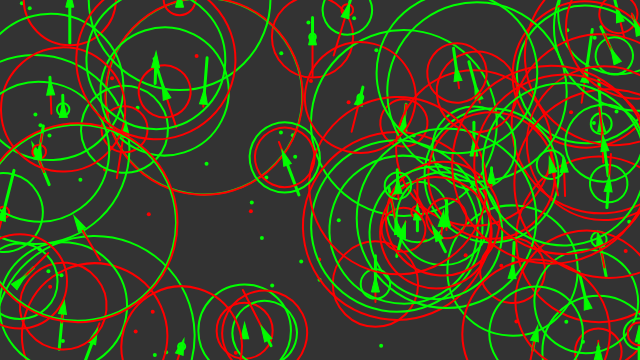
Frame 1 (no input)
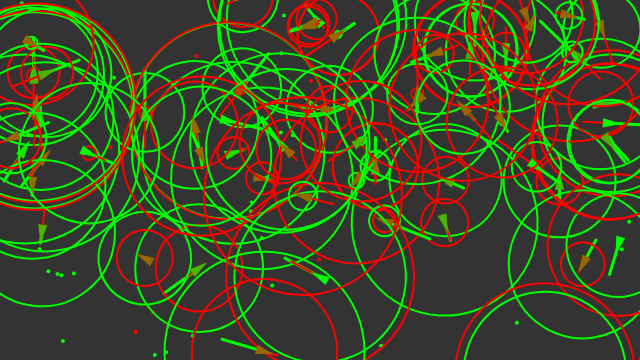
Frame 60 (no input)
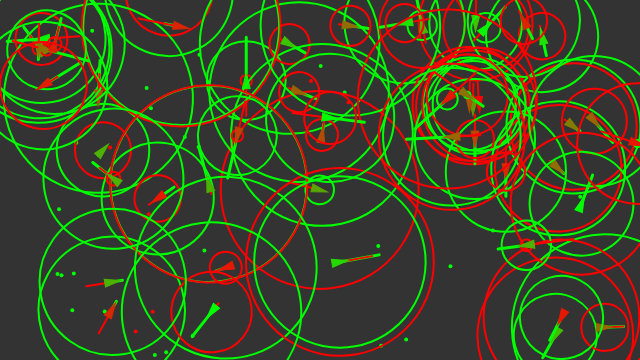
Frame 120 (the mouse pressed at the canvas centre since frame 60)

The p5.js sketch that drew these frames (run headless with seeded random() and noise() and a simulated clock; from frame 60 on, the mouse is pressed at the canvas centre):

// p5.js sketch
// ── sketch.js
let vehicles = [];
let food = [];
let poison = [];

function setup() {
  createCanvas(640, 360);
  for (let i = 0; i < 50; i++) {
    let x = random(width);
    let y = random(height);
    vehicles[i] = new Vehicle(x, y);
  }
  for (let i = 0; i < 40; i++) {
    let x = random(width);
    let y = random(height);
    food.push(createVector(x, y));
  }

  for (let i = 0; i < 20; i++) {
    let x = random(width);
    let y = random(height);
    poison.push(createVector(x, y));
  }
}

function mouseDragged() {
  vehicles.push(new Vehicle(mouseX, mouseY));
}

function draw() {
  background(51);

  if (random(1) < 0.1) {
    let x = random(width);
    let y = random(height);
    food.push(createVector(x, y));
  }

  if (random(1) < 0.01) {
    let x = random(width);
    let y = random(height);
    poison.push(createVector(x, y));
  }

  //let target = createVector(mouseX, mouseY);

  for (let i = 0; i < food.length; i++) {
    fill(0, 255, 0);
    noStroke();
    ellipse(food[i].x, food[i].y, 4, 4);
  }

  for (let i = 0; i < poison.length; i++) {
    fill(255, 0, 0);
    noStroke();
    ellipse(poison[i].x, poison[i].y, 4, 4);
  }

  for (let i = vehicles.length - 1; i >= 0; i--) {
    vehicles[i].boundaries();
    vehicles[i].behaviors(food, poison);
    vehicles[i].update();
    vehicles[i].display();

    let newVehicle = vehicles[i].clone();
    if (newVehicle != null) {
      vehicles.push(newVehicle);
    }

    if (vehicles[i].dead()) {
      let x = vehicles[i].position.x;
      let y = vehicles[i].position.y;
      food.push(createVector(x, y));
      vehicles.splice(i, 1);
    }
  }
}

// ── vehicle.js
let mr = 0.01;

class Vehicle {
  constructor(x, y, dna){
    this.acceleration = createVector(0, 0);
    this.velocity = createVector(0, -2);
    this.position = createVector(x, y);
    this.r = 4;
    this.maxspeed = 5;
    this.maxforce = 0.5;

    this.health = 1;

    this.dna = [];
    if (dna == undefined) {
      // Food weight
      this.dna[0] = random(-2, 2);
      // Poison weight
      this.dna[1] = random(-2, 2);
      // Food perception
      this.dna[2] = random(0, 100);
      //Poison perception
      this.dna[3] = random(0, 100);
    } else {
      // mutation
      this.dna[0] = dna[0];
      if (random(1) < mr) {
        this.dna[0] += random(-0.1, 0.1);
      }
      this.dna[1] = dna[1];
      if (random(1) < mr) {
        this.dna[1] += random(-0.1, 0.1);
      }
      this.dna[2] = dna[2];
      if (random(1) < mr) {
        this.dna[2] += random(-10, 10);
      }
      this.dna[3] = dna[3];
      if (random(1) < mr) {
        this.dna[3] += random(-10, 10);
      }
    }
  }

  update() {
    this.health -= 0.01;
    // Update Velocity
    this.velocity.add(this.acceleration);
    // Limit Speed
    this.velocity.limit(this.maxspeed);
    this.position.add(this.velocity);
    // Reset acceleration to 0 each cyle
    this.acceleration.mult(0);
  }

  applyForce(force) {
    this.acceleration.add(force);
  }

  behaviors(good, bad) {
    let steerG = this.eat(good, 0.3, this.dna[2]);
    let steerB = this.eat(bad, -0.75, this.dna[3]);

    steerG.mult(this.dna[0]);
    steerB.mult(this.dna[1]);

    this.applyForce(steerG);
    this.applyForce(steerB);

  }

  clone() {
    if (random(1) < 0.005) {
      return new Vehicle(this.position.x, this.position.y, this.dna);
    } else {
      return null;
    }
  }

  eat(list, nutrition, perception) {
    let record = Infinity;
    let closest = null;
    for (let i = list.length - 1; i >= 0; i--) {
      let d = this.position.dist(list[i]);

      if (d < this.maxspeed) {
        list.splice(i, 1);
        this.health += nutrition;
      } else {
        if (d < record && d < perception) {
          record = d;
          closest = list[i];
        }
      }
    }
    // This is moment of eating
     if (closest != null) {
      return this.seek(closest);
    }
    return createVector (0, 0);
  }

  seek(target) {
    let desired = p5.Vector.sub(target, this.position);

    desired.setMag(this.maxspeed);

    let steer =  p5.Vector.sub(desired, this.velocity);
    steer.limit(this.maxforce);

    return steer;
    //this.applyForce(steer);
  }

  dead() {
    return (this.health < 0);
  }

  display() {
    let angle = this.velocity.heading() + PI / 2;

    push();
    translate(this.position.x, this.position.y);
    rotate(angle);

    strokeWeight(3);
    stroke(0, 255, 0);
    noFill();
    line(0, 0, 0, -this.dna[0] * 25);
    strokeWeight(2);
    ellipse(0, 0, this.dna[2] * 2);
    stroke(255, 0, 0);
    line(0, 0, 0, -this.dna[1] * 25);
    ellipse(0, 0, this.dna[3] * 2);

    let gr = color(0, 255, 0);
    let rd = color(255, 0, 0);
    let col = lerpColor(rd, gr, this.health);

    fill(col);
    stroke(col);
    strokeWeight(1);
    beginShape();
    vertex(0, -this.r * 2);
    vertex(-this.r, this.r * 2);
    vertex(this.r, this.r * 2);
    endShape(CLOSE);
    pop();
  }

  boundaries() {
    let d = 25;
    let desired = null;

    if (this.position.x < d) {
      desired = createVector(this.maxspeed, this.velocity.y);
    } else if (this.position.x > width -d) {
      desired = createVector(-this.maxspeed, this.velocity.y);
    }

    if (this.position.y < d) {
      desired = createVector(this.velocity.x, this.maxspeed);
    } else if (this.position.y > height - d) {
      desired = createVector(this.velocity.x, -this.maxspeed);
    }

    if (desired !== null) {
      desired.normalize();
      desired.mult(this.maxspeed);
      let steer = p5.Vector.sub(desired, this.velocity);
      steer.limit(this.maxforce);
      this.applyForce(steer);
    }
  }
}
